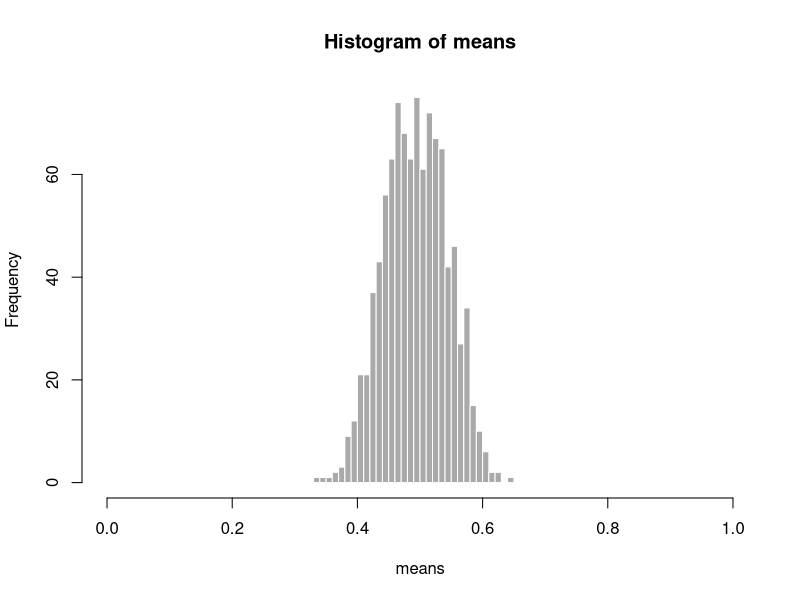
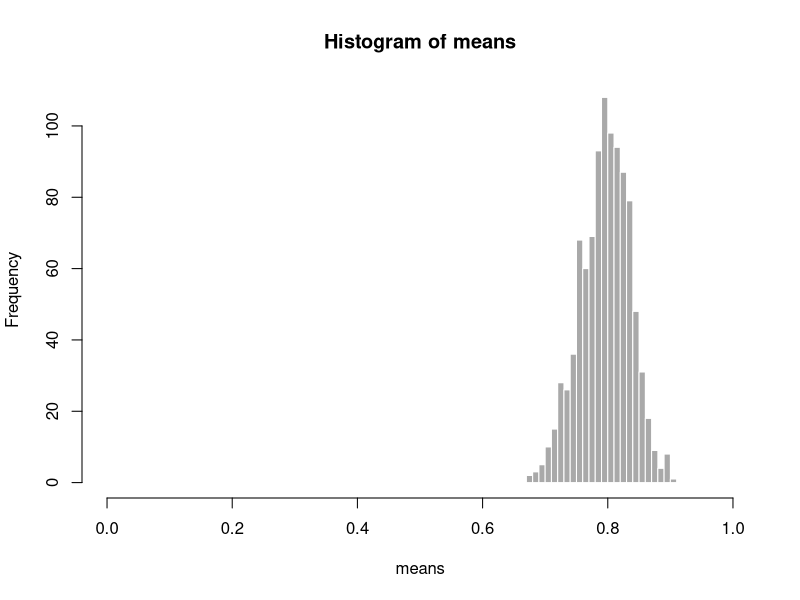

Reproduce these figures in R, in order.
## ---- chunk 1
knitr::opts_chunk$set(echo = FALSE)
## ---- chunk 2
nthrows <- 100
nexp <- 1000
p <- 0.5
means <- numeric(nexp)
for(i in seq(1:nexp)){
    x <- rbinom(nthrows,1,p)
         means[i] <- mean(x)
         }
hist(means, breaks = 30, col = 'darkgray', 
     border ='white',xlim = c(0,1))
## ---- chunk 3
nthrows <- 100
nexp <- 1000
p <- 0.8
means <- numeric(nexp)
for(i in seq(1:nexp)){
    x <- rbinom(nthrows,1,p)
         means[i] <- mean(x)
         }
hist(means, breaks = 30, col = 'darkgray', 
     border ='white',xlim = c(0,1))
